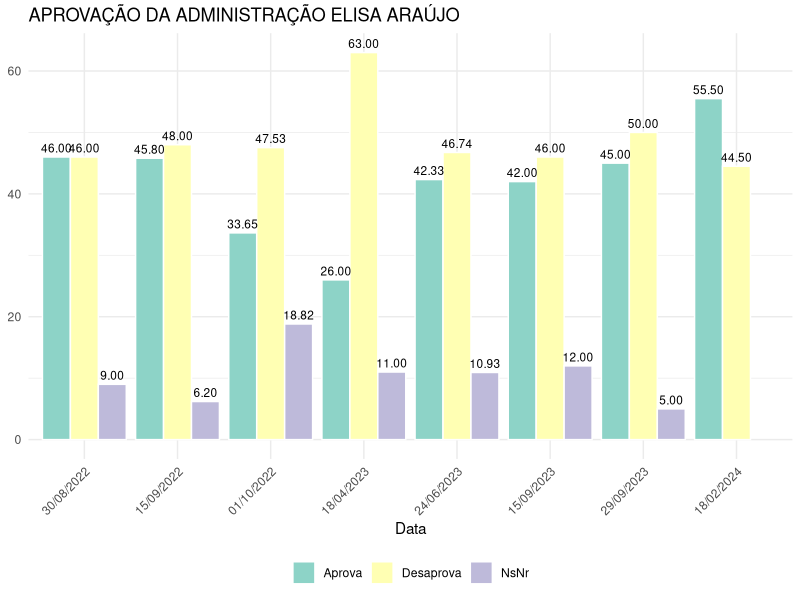

Generate this figure with R:
# Carregue a biblioteca
library(ggplot2)

# Crie um data frame com os dados
data <- data.frame(
  Data = c("30/08/2022", "15/09/2022", "01/10/2022", "18/04/2023", "24/06/2023", "15/09/2023", "29/09/2023", "18/02/2024"),
  Aprova = c(46.00, 45.80, 33.65, 26.00, 42.33, 42.00, 45.00, 55.50),
  Desaprova = c(46.00, 48.00, 47.53, 63.00, 46.74, 46.00, 50.00, 44.50),
  NsNr = c(9.00, 6.20, 18.82, 11.00, 10.93, 12.00, 5.00, NA)
)

# Transforme os dados para o formato longo (tidy)
library(tidyr)
data_long <- gather(data, Key, Value, -Data)

# Reordene os níveis do fator "Key"
data_long$Key <- factor(data_long$Key, levels = c("Aprova", "Desaprova", "NsNr"))

# Ordene as datas
data_long$Data <- factor(data_long$Data, levels = unique(data$Data))

# Crie o gráfico de barras agrupado
ggplot(data_long, aes(x = Data, y = Value, fill = Key, label = sprintf("%.2f", Value))) +
  geom_bar(stat = "identity", position = position_dodge(), color = "white") +
  geom_text(position = position_dodge(width = 0.9),    # ajuste da posição dos rótulos
            vjust = -0.5,                             # ajuste vertical dos rótulos
            size = 3) +                               # tamanho dos rótulos
  labs(title = "APROVAÇÃO DA ADMINISTRAÇÃO ELISA ARAÚJO",
       x = "Data",
       y = NULL,
       fill = "Categoria") +
  scale_fill_brewer(palette = "Set3") +               # conjunto de cores mais suave
  theme_minimal() +
  theme(legend.position = "bottom",                   # move a legenda para a parte inferior
        legend.title = element_blank(),               # remove o título da legenda
        axis.text.x = element_text(angle = 45, hjust = 1))  # ajusta a orientação do texto no eixo x
